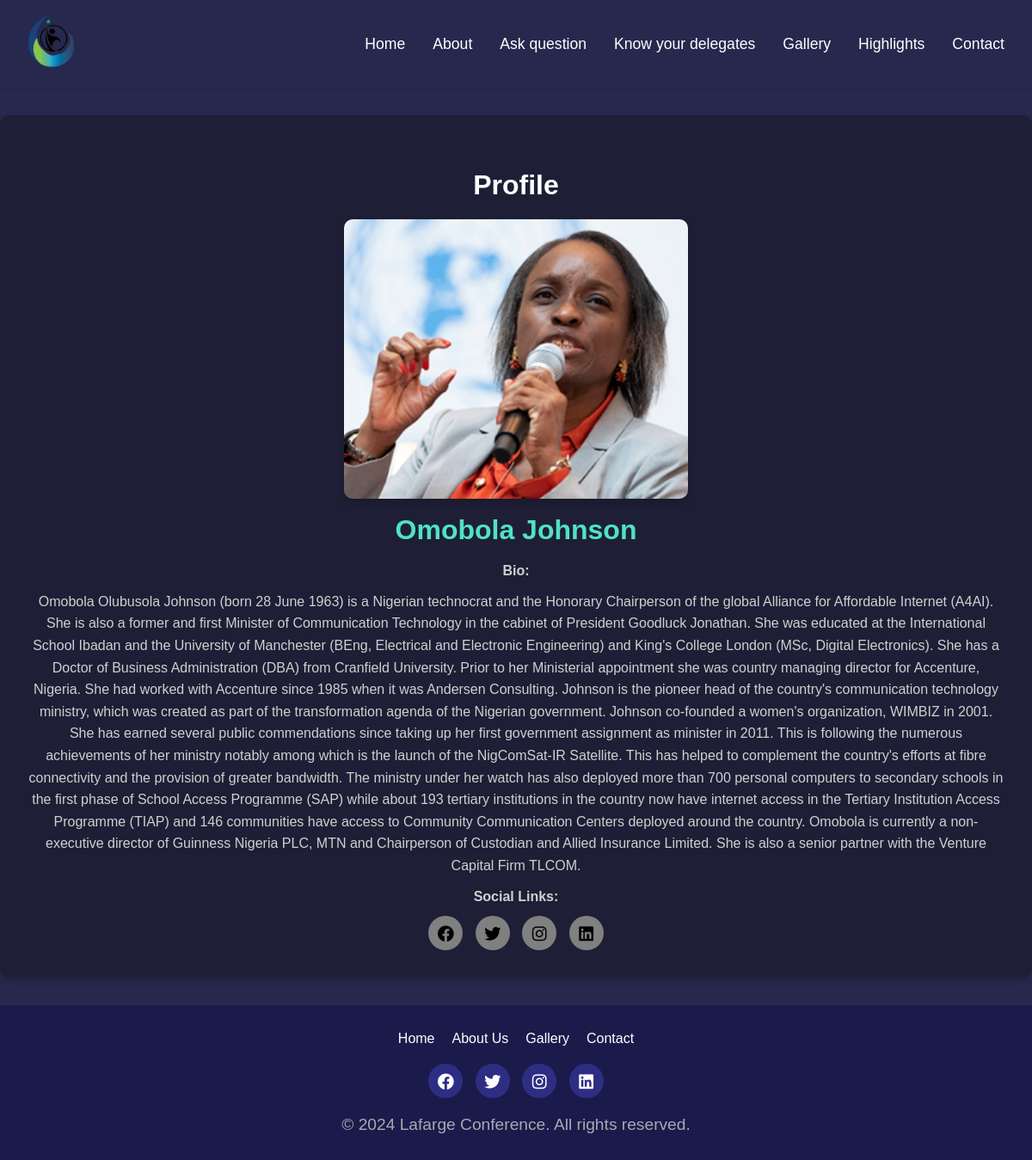
Page /speaker/3 on the committed database.
### tables this page shows
CREATE TABLE speakers (
            id INTEGER PRIMARY KEY AUTOINCREMENT,
            name TEXT NOT NULL,
            position TEXT NOT NULL,
            bio TEXT NOT NULL,
            image_url TEXT NOT NULL,
            facebook_url TEXT,
            twitter_url TEXT,
            linkedin_url TEXT
        );

### app.py (the view)
@app.route("/speaker/<int:speaker_id>")
def speaker_page(speaker_id):
    speaker = get_speaker_by_id(speaker_id)
    if not speaker:
        return "Speaker not found", 404
    return render_template("speaker.html", speaker=speaker)

### app.py (called while the page is built)
def get_speaker_by_id(speaker_id):
    with sqlite3.connect(DATABASE_FILE) as conn:
        cursor = conn.cursor()
        cursor.execute("SELECT * FROM speakers WHERE id = ?", (speaker_id,))
        row = cursor.fetchone()
        if row:
            return {
                "id": row[0],
                "name": row[1],
                "position": row[2],
                "bio": row[3],
                "image_url": row[4],
                "facebook_url": row[5],
                "twitter_url": row[6],
                "linkedin_url": row[7],
            }
    return None

### templates/speaker.html (shortened to what this page needs)
{% extends 'base.html' %}
{% block content %}
<section class="speaker-details">
    <div class="container">
        <h2>Profile</h2>
        <div class="grid-layout">
            <div class="image-container">
                <img src="{{ speaker.image_url }}" alt="{{ speaker.name }}">
            </div>
             <br>
            <div class="details-container">
                <h1>{{ speaker.name }}</h1>
                <p><strong>Bio:</strong></p>
                <p>{{ speaker.bio }}</p>
                <p><strong>Social Links:</strong></p>
                <div class="social-icons">
                    <a href="{{ speaker.facebook_url }}" target="_blank" rel="noopener noreferrer" style="background-color: grey"><i class="fab fa-facebook" style="color: black;"></i></a>
                    <a href="{{ speaker.twitter_url }}" target="_blank" rel="noopener noreferrer"  style="background-color: grey"><i class="fab fa-twitter" style="color: black;"></i></a>
                    <a href="{{ speaker.instagram_url }}" target="_blank" rel="noopener noreferrer"  style="background-color: grey"><i class="fab fa-instagram" style="color: black;"></i></a>
                    <a href="{{ speaker.linkedin_url }}" target="_blank" rel="noopener noreferrer"  style="background-color: grey"><i class="fab fa-linkedin" style="color: black;"></i></a>
                </div>
            </div>
        </div>
    </div>
</section>
{% endblock %}

### static/css/styles.css (style rules this page uses)
* { margin: 0; padding: 0; box-sizing: border-box; }
body, h2, h3, h4, div { margin: 0; padding: 0; box-sizing: border-box; font-family: "montserrat", sans-serif; }
body { background: #26294d; color: #fff; font-size: 20; }
h2, h3, h4 { line-height: 1.2; margin-bottom: 10px; }
body, .container, section { width: 100%; max-width: 100%; margin: 0 auto; }
h2 { text-align: center; margin-bottom: 20px; color: white; }
.speaker-details { padding: 1rem; text-align: center; }
.speaker-details p { font-size: 0.9rem; color: #777; }
h2 { font-size: 2rem; margin-top: 1rem; }
p { font-size: 1.2rem; margin-bottom: 2rem; color: #777; }
.social-icons a { display: inline-flex; align-items: center; justify-content: center; width: 40px; height: 40px; margin: 0 5px; background-color: #2d2e83; color: #fff; border-radius: 50%; font-size: 1.2rem; text-decoration: none; transition: background-color 0.3s ease; }
h2 { text-align: center; margin-top: 30px; font-size: 2rem; }
p { text-align: center; margin: 10px auto; color: #ccc; }
.speaker-details { display: grid; grid-template-columns: repeat(auto-fit, minmax(300px, 1fr)); gap: 2rem; align-items: start; background: #1e1f36; color: #ffffff; padding: 2rem; border-radius: 10px; box-shadow: 0 4px 8px rgba(0, 0, 0, 0.2); margin: 2rem auto; max-width: 1200px; }
.speaker-details .image-container { display: flex; justify-content: center; align-items: center; }
.speaker-details .image-container img { width: 100%; max-width: 400px; border-radius: 10px; box-shadow: 0 4px 8px rgba(0, 0, 0, 0.2); }
.speaker-details h1 { font-size: 2rem; color: #50e3c2; margin-bottom: 1rem; }
.speaker-details p { font-size: 1rem; color: #d0d0d0; line-height: 1.6; }

### rows in the picture
speakers: image_url (picture), name "Omobola Johnson", bio "Omobola Olubusola Johnson (born 28 June 1963) is a Nigerian technocrat and the Honorary Chairperson of the global Alliance for Affordable Internet (A4AI). She is also a former and first Minister of Communication Technology in the cabinet of President Goodluck Jonathan. She was educated at the International School Ibadan and the University of Manchester (BEng, Electrical and Electronic Engineering) and King's College London (MSc, Digital Electronics). She has a Doctor of Business Administration (DBA) from Cranfield University. Prior to her Ministerial appointment she was country managing director for Accenture, Nigeria. She had worked with Accenture since 1985 when it was Andersen…"
